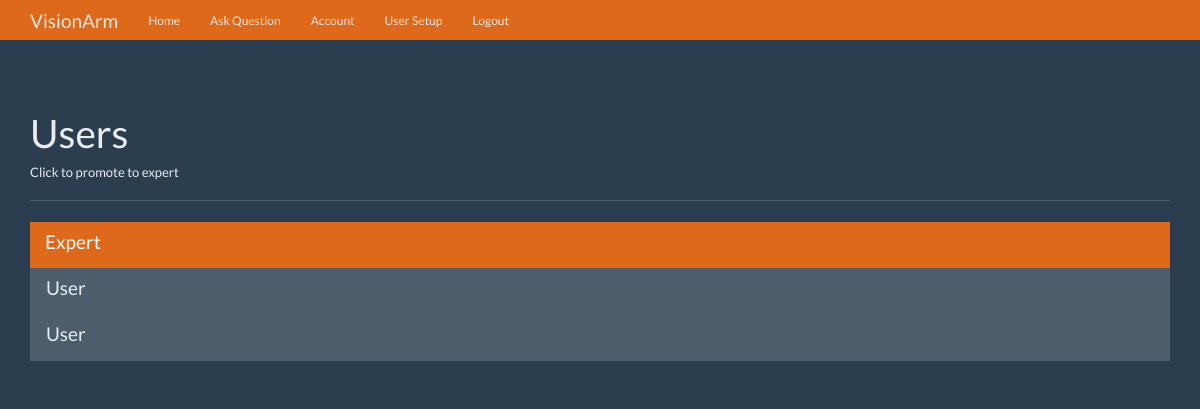
Page /users (signed in) on the earlier database version.
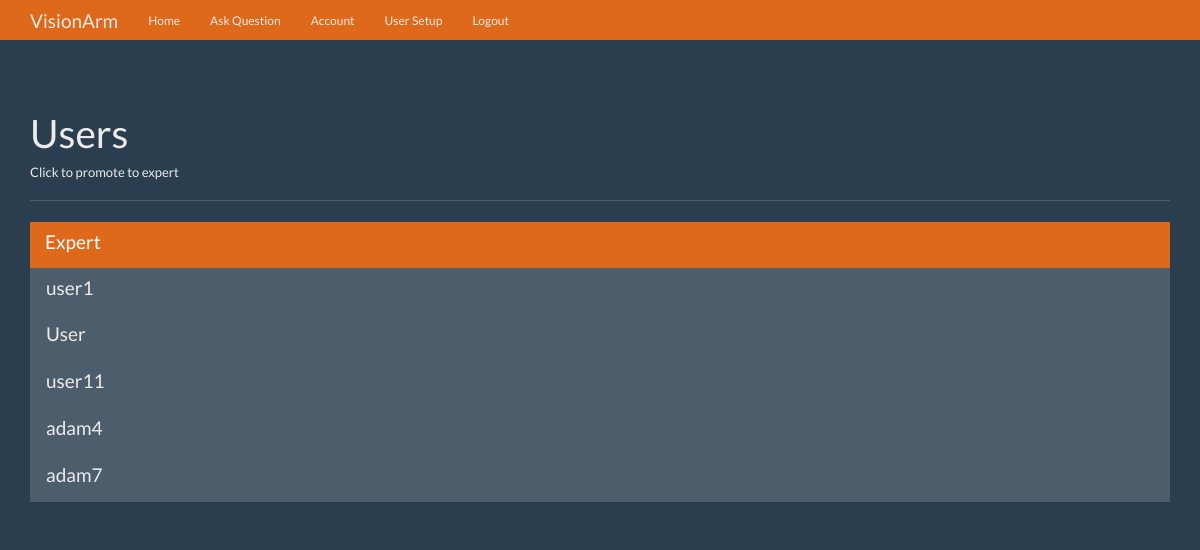
Same page on the later database version.
### visionarm/models.py (models this page shows, shortened)
class User(db.Model, UserMixin):
    id = db.Column(db.Integer, primary_key=True)
    login = db.Column(db.String(50), nullable=False)
    password = db.Column(db.String(100), nullable=False)
    name = db.Column(db.String(50), nullable=False)
    surname = db.Column(db.String(50), nullable=False)
    expert = db.Column(db.Boolean)
    admin = db.Column(db.Boolean)
    questions_asked = db.relationship(
        'Question',
        foreign_keys='Question.asked_by_id',
        backref='asker',
        lazy=True
    )
    answers_requested = db.relationship(
        'Question',
        foreign_keys='Question.expert_id',
        backref='expert',
        lazy=True
    )
    @property
    def unhashed_password(self):
        raise AttributeError('Cannot view unhashed password!')

### visionarm/routes/main.py (the view)
@main.route('/users')
@login_required
def users():
    if not current_user.admin:
        return redirect(url_for('main.index'))
    users = User.query.filter_by(admin=False).all()
    context = {
        'users': users
    }
    return render_template('users.html', **context)

### visionarm/__init__.py (called while the page is built)
def create_app(config_file='settings.py'):
    app = Flask(__name__)
    app.config.from_pyfile(config_file)
    db.init_app(app)
    login_manager.init_app(app)
    login_manager.login_view = 'auth.login'
    @login_manager.user_loader
    def load_user(user_id):
        return User.query.get(user_id)
    app.register_blueprint(main)
    app.register_blueprint(auth)
    app.cli.add_command(create_tables)
    return app

### visionarm/templates/users.html (shortened to what this page needs)
{% extends 'base.html' %}
{% block content %}
<div class="page-header">
        <h1>Users</h1>
        <h6>Click to promote to expert</h6>
      </div>
      <div class="row">
        <div class="col-lg-12">
          <div class="list-group">
            {% for user in users %}
              <a href="{{ url_for('main.promote', user_id=user.id) }}" class="list-group-item {% if user.expert %}active{% endif %}">
                <h4 class="list-group-item-heading">{{ user.name }}</h4>
              </a>
            {% endfor %}
          </div>
        </div>
      </div>
{% endblock %}

### visionarm/templates/base.html (shortened to what this page needs)
<!DOCTYPE html>
<html lang="en">
  <head>
    <link href="{{ url_for('static', filename='bootstrap.min.css') }}" rel="stylesheet">
    <link href="{{ url_for('static', filename='theme.css') }}" rel="stylesheet">
  </head>
  <body>
    <nav class="navbar navbar-inverse navbar-fixed-top">
      <div class="container">
        <div class="navbar-header">
          <a class="navbar-brand" href="#">VisionArm</a>
        </div>
        <div id="navbar" class="navbar-collapse collapse">
          <ul class="nav navbar-nav">
            <li><a href="{{ url_for('main.index') }}">Home</a></li>
            {% if current_user.is_authenticated %}
            <li><a href="{{ url_for('main.ask') }}">Ask Question</a></li>
            <li><a href="{{ url_for('main.edit') }}">Account</a></li>
            {% endif %}
            {% if current_user.is_authenticated and current_user.admin %}
            <li><a href="{{ url_for('main.users') }}">User Setup</a></li>
            {% endif %}
            {% if current_user.is_authenticated %}
            <li><a href="{{ url_for('auth.logout') }}">Logout</a></li>
            {% endif %}
          </ul>
        </div>
      </div>
    </nav>
    <div class="container theme-showcase" role="main">
      {% block content %}{% endblock %}
    </div>
  </body>
</html>

### visionarm/static/theme.css (style rules this page uses)
body { padding-top: 70px; padding-bottom: 30px; }

Differences in the rows shown:
changed User: name "User" → "user1"
added User: name "user11"
added User: name "adam4"
added User: name "adam7"
